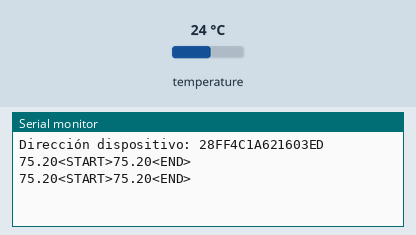
A sketch run on a simulated Arduino Uno, built with avr-gcc and run on an emulated ATmega328P. On the bench: the last lines printed to the serial monitor. Inputs (shaded band) come from the test bench; at power-on: temperature 24 °C.

Above: at 4.0 s.
4.1 s: temperature set to 12 °C
At 6.0 s:
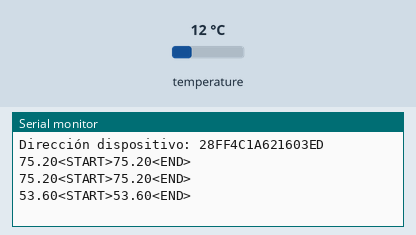
7.1 s: temperature set to 19 °C
At 7.9 s:
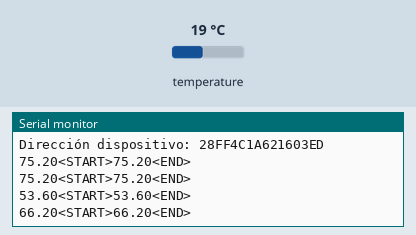
Timing chart, 0 to 10.1 s (numbered marks = the images above; inputs shaded):
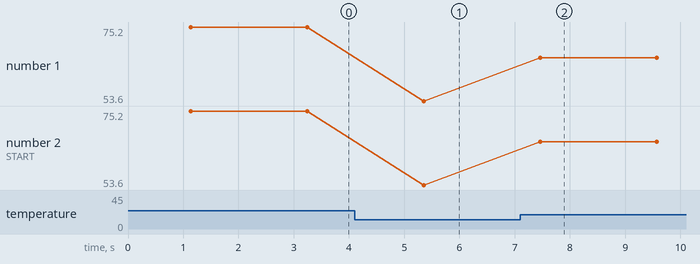

Measured:
- after the input at 4.1 s, the serial monitor: prints a new line after 1.3 s (image 1)
- after the input at 7.1 s, the serial monitor: prints a new line after 0.36 s (image 2)
- plotted number 1: 75.2 → 53.6 after the input at 4.1 s, 53.6 → 66.2 after the input at 7.1 s
- plotted number 2: 75.2 → 53.6 after the input at 4.1 s, 53.6 → 66.2 after the input at 7.1 s

The sketch:

IndexCards.ino
```cpp
// Librerías necesarias
#include <OneWire.h>
#include <DallasTemperature.h>
#include <SoftwareSerial.h>

// Puerto 10 en Arduino
#define ONE_WIRE_BUS 10

// Configuración para comunicarse con cualquier otro dispositivo OneWire
OneWire oneWire(ONE_WIRE_BUS);

// Pasa nuestra referencia de oneWire al sensor Dallas.
DallasTemperature sensors(&oneWire);

// Arrays para almacenar la dirección del dispositivo
DeviceAddress insideThermometer;

/*
 * Funciones básicas del programa
 */

void setup() {
  // Configuración del monitor serie
  Serial.begin(9600);

  sensors.begin();

  if (!sensors.getAddress(insideThermometer, 0)) {
    Serial.println("No se encontró la dirección del dispositivo");
  }

  // Imprimir la dirección del dispositivo
  Serial.print("Dirección dispositivo: ");
  printAddress(insideThermometer);
  Serial.println();

  // Establece la resolución de pantalla a 9 bits
  sensors.setResolution(insideThermometer, 9);
}

// Función para imprimir la temperatura de un dispositivo
void printTemperature(DeviceAddress deviceAddress)
{
  // Temperatura en unidad Fahrenheit
  float tempF = sensors.getTempF(deviceAddress);
  if (tempF == DEVICE_DISCONNECTED_F)
  {
    Serial.print("Error: No se puede leer la temperatura");
    Serial.println();
    return;
  }

  // Imprimir la temperatura en grados Fahrenheit
  Serial.print(tempF);

  // Enviar la temperatura al servidor a través del puerto serie
  sendTemperature(tempF);
}

/*
 * Función principal. Pregunta las temperaturas al sensor
 */
void loop() {
  // Envia una petición al sensor para que nos devuelva la temperatura
  sensors.requestTemperatures();
  delay(1000);
  printTemperature(insideThermometer);
  delay(1000);
}

// Imprimir la dirección de los dispositivos
void printAddress(DeviceAddress deviceAddress)
{
  for (uint8_t i = 0; i < 8; i++)
  {
    if (deviceAddress[i] < 16) Serial.print("0");
    Serial.print(deviceAddress[i], HEX);
  }
}

// Función para enviar la temperatura al servidor a través del puerto serie
void sendTemperature(float temperature) {
  Serial.print("<START>");
  Serial.print(temperature);
  Serial.println("<END>");
}
```
